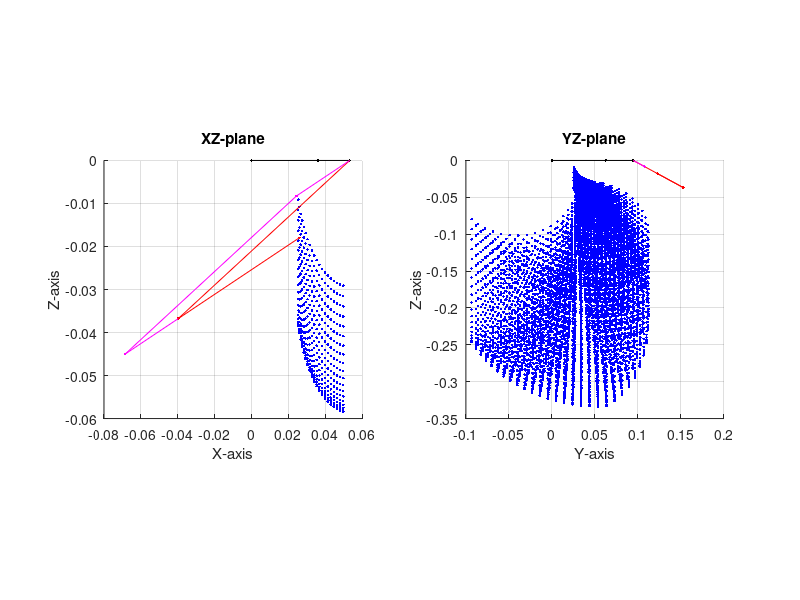
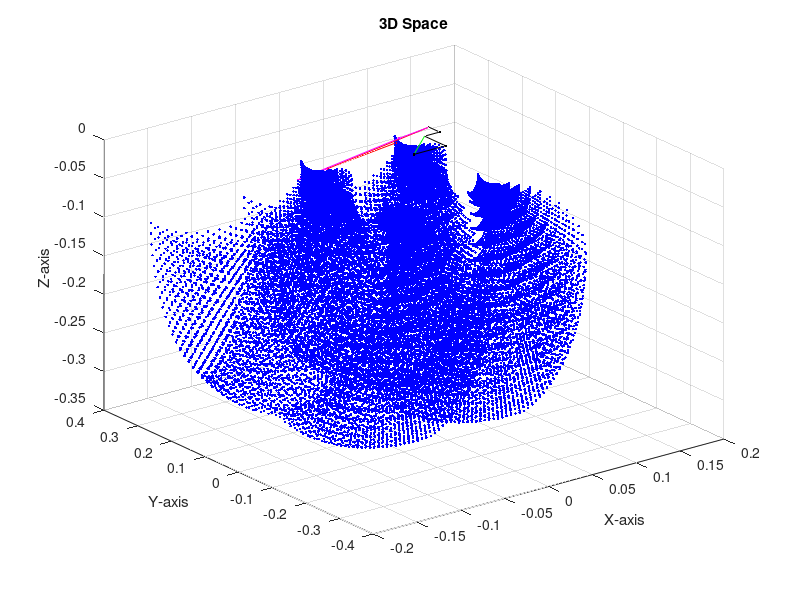

MATLAB code for these plots, in order:
clc
clear all;
close all;

%%%%%%%%%%%%%%%%%%%%%%%%%%Forward Kinematics%%%%%%%%%%%%%%%%%%%%%%%%%%%%%%%
%%%%%%%%%%%%%%%%%%%%%%%%%%%%%Simulation%%%%%%%%%%%%%%%%%%%%%%%%%%%%%%%%%%%%

%% Mechanism constants
a= 3/100;
b= 10/100;
c= 3/100;
d= 10/100;
alpha= 0.707107;

%% Robot design constants
a1= 25.5/1000;
a2= 6.5/1000;
p= 17.25/1000;
r_x=36/1000;
r_y=62.5/1000;
gamma= @(theta_2)theta_2-pi;
w= @(theta_2) sqrt(d^2*(1+alpha^2-2*alpha*cos(gamma(theta_2))));

%% Kinematic Equations Left Front Leg
x = @(theta_1, theta_2, theta_3) -d*cos(theta_1) - d*alpha*cos(theta_1 + theta_2) + (p+r_x);
y = @(theta_1, theta_2, theta_3) (a1 + a2 + r_y) + w(theta_2)*cos(theta_3);
z = @(theta_1, theta_2, theta_3) - d*sin(theta_1) + ...
    - alpha*d*sin(theta_1 + theta_2) - w(theta_2)*sin(theta_3);

%% Kinematic Equations Right Front Leg
x_rf = @(theta_1, theta_2, theta_3) -d*cos(theta_1) - d*alpha*cos(theta_1 + theta_2) + (p+r_x);
y_rf = @(theta_1, theta_2, theta_3) -(a1 + a2 + r_y) + w(theta_2)*cos(pi-theta_3);
z_rf = @(theta_1, theta_2, theta_3) - d*sin(theta_1) + ...
    - alpha*d*sin(theta_1 + theta_2) - w(theta_2)*sin(pi-theta_3);

%% Kinematic Equations Right Back Leg
x_rb = @(theta_1, theta_2, theta_3) -d*cos(theta_1) - d*alpha*cos(theta_1 + theta_2) - (p+r_x);
y_rb = @(theta_1, theta_2, theta_3) -(a1 + a2 + r_y) + w(theta_2)*cos(pi-theta_3);
z_rb = @(theta_1, theta_2, theta_3) - d*sin(theta_1) + ...
    - alpha*d*sin(theta_1 + theta_2) - w(theta_2)*sin(pi-theta_3);

%% Kinematic Equations Left Back Leg
x_lb = @(theta_1, theta_2, theta_3) -d*cos(theta_1) - d*alpha*cos(theta_1 + theta_2) - (p+r_x);
y_lb = @(theta_1, theta_2, theta_3) (a1 + a2 + r_y) + w(theta_2)*cos(theta_3);
z_lb = @(theta_1, theta_2, theta_3) - d*sin(theta_1) + ...
    - alpha*d*sin(theta_1 + theta_2) - w(theta_2)*sin(theta_3);

%% Plot Robot Workspace range between 0 and pi

% Define the range for each joint angle
theta_1_range = linspace(0.31677726, 1.4529866,20);
theta_2_range = linspace(0.436332, pi, 20);
theta_3_range = linspace(0, pi/2, 20);

% Calculate data points outside the loops
xy_points = zeros(length(theta_1_range), length(theta_2_range), 2);
zy_points = zeros(length(theta_2_range), length(theta_3_range), 2);
xz_points = zeros(length(theta_1_range), length(theta_3_range), 2);
xyz_points = zeros(length(theta_1_range), length(theta_2_range), length(theta_3_range), 3);
xyz_rf_points = zeros(length(theta_1_range), length(theta_2_range), length(theta_3_range), 3);
xyz_rb_points = zeros(length(theta_1_range), length(theta_2_range), length(theta_3_range), 3);
xyz_lb_points = zeros(length(theta_1_range), length(theta_2_range), length(theta_3_range), 3);

for i = 1:length(theta_1_range)
    for j = 1:length(theta_2_range)
        for k = 1:length(theta_3_range)
            % Calculate the corresponding x, y, and z coordinates
            current_x = x(theta_1_range(i), theta_2_range(j), theta_3_range(k));
            current_y = y(theta_1_range(i), theta_2_range(j), theta_3_range(k));
            current_z = z(theta_1_range(i), theta_2_range(j), theta_3_range(k));
            
            current_x_rf = x_rf(theta_1_range(i), theta_2_range(j), theta_3_range(k));
            current_y_rf = y_rf(theta_1_range(i), theta_2_range(j), theta_3_range(k));
            current_z_rf = z_rf(theta_1_range(i), theta_2_range(j), theta_3_range(k));
            
            current_x_rb = x_rb(theta_1_range(i), theta_2_range(j), theta_3_range(k));
            current_y_rb = y_rb(theta_1_range(i), theta_2_range(j), theta_3_range(k));
            current_z_rb = z_rb(theta_1_range(i), theta_2_range(j), theta_3_range(k));
            
            current_x_lb = x_lb(theta_1_range(i), theta_2_range(j), theta_3_range(k));
            current_y_lb = y_lb(theta_1_range(i), theta_2_range(j), theta_3_range(k));
            current_z_lb = z_lb(theta_1_range(i), theta_2_range(j), theta_3_range(k));
            
            % Save data points for xy-plane, zy-plane, and 3D space
            xy_points(i, j, :) = [current_x, current_y];
            zy_points(j, k, :) = [current_z, current_y];
            xz_points(i, k, :) = [current_x, current_z];
            xyz_points(i, j, k, :) = [current_x, current_y, current_z];
            xyz_rf_points(i, j, k, :) = [current_x_rf, current_y_rf, current_z_rf];
            xyz_rb_points(i, j, k, :) = [current_x_rb, current_y_rb, current_z_rb];
            xyz_lb_points(i, j, k, :) = [current_x_lb, current_y_lb, current_z_lb];
        end
    end
end

%Points to plot robot drawing
random_theta_1 = theta_1_range(randi(length(theta_1_range)));
random_theta_2 = theta_2_range(randi(length(theta_2_range)));
random_theta_3 = theta_3_range(randi(length(theta_3_range)));

x00=r_x;
y00=r_y;
z00=0;

x0 = p+x00;
y0 = a1+a2+y00;
z0 = 0+z00;
x1 = x0-d*cos(random_theta_1);
z1 = z0-d*sin(random_theta_1);

x2 = x(random_theta_1, random_theta_2, random_theta_3);
y2 = y(random_theta_1, random_theta_2, random_theta_3);
z2 = z(random_theta_1, random_theta_2, random_theta_3);

y1 = ((z1-z0)/((z2-z0)/(y2-y0)))+y0;

%mechanism points
x_bc = x1-c*cos(atan2((z2-z1),(x2-x1)));
z_bc = ((z2-z1)/(x2-x1))*(x_bc-x1)+z1;
y_bc = ((y2-y0)/(z2-z0))*(z_bc-z0)+y0;

x_ab= x_bc+b*cos(random_theta_1);
z_ab= z_bc+b*sin(random_theta_1);
y_ab = ((y2-y0)/(z2-z0))*(z_ab-z0)+y0;

% Reshape the data for 3D plotting
xyz_points_reshaped = reshape(xyz_points, [], 3);
xyz_rf_points_reshaped = reshape(xyz_rf_points, [], 3);
xyz_rb_points_reshaped = reshape(xyz_rb_points, [], 3);
xyz_lb_points_reshaped = reshape(xyz_lb_points, [], 3);

% Plot subplots
figure;

% XY-plane
subplot(1, 2, 1);
hold on;
plot(xz_points(:, :, 1), xz_points(:, :, 2), 'b.');
title('XZ-plane');
xlabel('X-axis');
ylabel('Z-axis');
grid on;
axis square;

%graph robot leg
plot(0, 0, 'k.');
plot(x00, z00, 'k.');
plot(x0, 0, 'k.');
plot([0 x0], [0 0], 'k');
plot([x0 x0], [0 z0], 'k');

plot(x0, z0, 'k.');
plot(x1, z1, 'r.');
plot(x2, z2, 'r.');
plot([x0 x1], [z0 z1], 'r');
plot([x1 x2], [z1 z2], 'r');

plot(x_bc, z_bc, 'm.');
plot(x_ab, z_ab, 'm.');
plot([x1 x_bc], [z1 z_bc], 'm');
plot([x0 x_ab], [z0 z_ab], 'm');
plot([x_ab x_bc], [z_ab z_bc], 'm');

hold off;

% YZ-plane
subplot(1, 2, 2);
hold on;
plot(xyz_points_reshaped(:, 1), xyz_points_reshaped(:, 3), 'b.');
title('YZ-plane');
xlabel('Y-axis');
ylabel('Z-axis');
grid on;
axis square;

%graph robot leg
plot(0, 0, 'k.');
plot(y00, z00, 'k.');
plot([0 y0], [0 z0], 'k');

plot(y0, z0, 'k.');
plot(y1, z1, 'r.');
plot(y2, z2, 'r.');
plot([y0 y1], [z0 z1], 'r');
plot([y1 y2], [z1 z2], 'r');

plot(y_ab, z_ab, 'm.');
plot([y0 y_ab], [z0 z_ab], 'm');

hold off;

% 3D space
%subplot(1, 3, 3);
figure(2);
hold on;

plot3(xyz_points_reshaped(:, 1), xyz_points_reshaped(:, 2), xyz_points_reshaped(:, 3), 'b.');
plot3(xyz_rf_points_reshaped(:, 1), xyz_rf_points_reshaped(:, 2), xyz_rf_points_reshaped(:, 3), 'b.');
plot3(xyz_rb_points_reshaped(:, 1), xyz_rb_points_reshaped(:, 2), xyz_rb_points_reshaped(:, 3), 'b.');
plot3(xyz_lb_points_reshaped(:, 1), xyz_lb_points_reshaped(:, 2), xyz_lb_points_reshaped(:, 3), 'b.');
title('3D Space');
xlabel('X-axis');
ylabel('Y-axis');
zlabel('Z-axis');
grid on;

view(3);

%graph robot leg

plot3(0, 0, 0, 'k.');
plot3(x00, 0, 0, 'k.');
plot3(x0, y00, z00, 'k.');
plot3([0 x00], [0 0], [0 0], 'k');
plot3([x00 x00], [0 y00], [0 z00], 'k');
plot3([x00 x0], [y00 y00], [z00 z00], 'k');
plot3([x0 x0], [y00 y0], [z00 z0], 'k');
plot3([0 x00], [0 y00], [0 z00], 'g');

plot3(x0, y0, z0, 'k.');
plot3(x1, y1, z1, 'r.');
plot3(x2, y2, z2, 'r.');
plot3([x0 x1], [y0 y1], [z0 z1], 'r');
plot3([x1 x2], [y1 y2], [z1 z2], 'r');

plot3(x_ab, y_ab, z_ab, 'm.');
plot3(x_bc, y_bc, z_bc, 'm.');
plot3([x1 x_bc], [y1 y_bc], [z1 z_bc], 'm');
plot3([x0 x_ab], [y0 y_ab], [z0 z_ab], 'm');
plot3([x_ab x_bc], [y_ab y_bc], [z_ab z_bc], 'm');

hold off;
